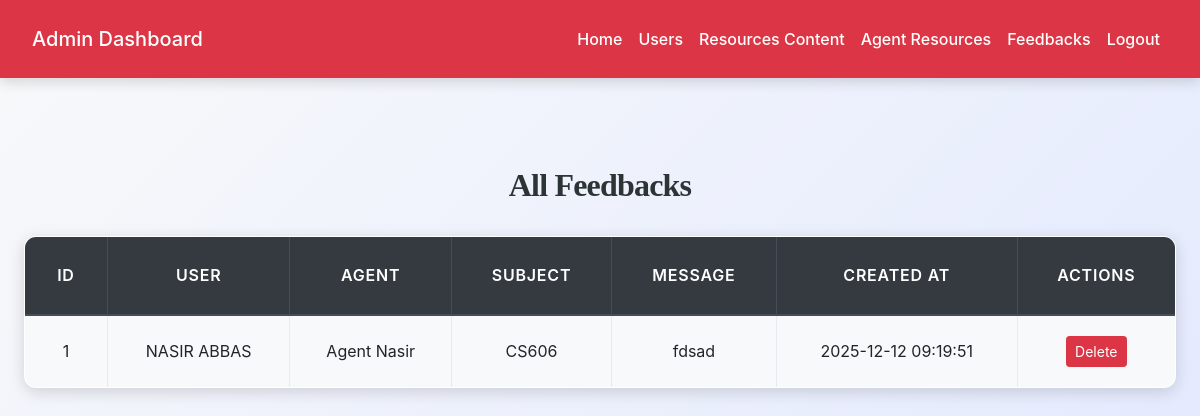
Screenshot of /admin/view_feedbacks.php (signed in) with the database file from the repository.
### tables this page shows
CREATE TABLE `feedback` (
  `id` int(11) NOT NULL,
  `user_id` int(11) NOT NULL,
  `agent_id` int(11) NOT NULL,
  `subject` varchar(255) DEFAULT NULL,
  `message` text NOT NULL,
  `created_at` timestamp NOT NULL DEFAULT current_timestamp()
);

CREATE TABLE `users` (
  `id` int(11) NOT NULL,
  `username` varchar(50) NOT NULL,
  `email` varchar(100) NOT NULL,
  `password_hash` varchar(255) NOT NULL,
  `full_name` varchar(100) DEFAULT NULL,
  `role` enum('user','agent') NOT NULL DEFAULT 'user',
  `status` enum('pending','approved','rejected') NOT NULL DEFAULT 'pending',
  `created_at` timestamp NOT NULL DEFAULT current_timestamp(),
  `updated_at` timestamp NOT NULL DEFAULT current_timestamp() ON UPDATE current_timestamp()
);

### admin/view_feedbacks.php (the view, shortened to what this page needs)
<?php
include('../config.php');
$query = "SELECT f.*, u1.full_name AS user_name, u2.full_name AS agent_name
          FROM feedback f
          LEFT JOIN users u1 ON f.user_id = u1.id
          LEFT JOIN users u2 ON f.agent_id = u2.id
          ORDER BY f.created_at DESC";
$result = mysqli_query($conn, $query);
?>
<!DOCTYPE html>
<html lang="en">
<head>
    <link rel="stylesheet" href="https://cdn.jsdelivr.net/npm/bootstrap@4.6.2/dist/css/bootstrap.min.css">
    <link rel="stylesheet" href="../css/style.css">
</head>
<body>
<?php include('admin_navbar.php'); ?>
<div class="container py-5">
    <h2 class="mb-4">All Feedbacks</h2>
    <table class="table table-bordered table-striped table-responsive-sm">
        <thead class="thead-dark">
            <tr>
                <th>ID</th>
                <th>User</th>
                <th>Agent</th>
                <th>Subject</th>
                <th>Message</th>
                <th>Created At</th>
                <th>Actions</th>
            </tr>
        </thead>
        <tbody>
        <?php if(mysqli_num_rows($result) > 0): ?>
            <?php while($row = mysqli_fetch_assoc($result)): ?>
                <tr>
                    <td><?= $row['id'] ?></td>
                    <td><?= htmlspecialchars($row['user_name']) ?></td>
                    <td><?= htmlspecialchars($row['agent_name']) ?></td>
                    <td><?= htmlspecialchars($row['subject'] ?: '-') ?></td>
                    <td><?= nl2br(htmlspecialchars($row['message'])) ?></td>
                    <td><?= $row['created_at'] ?></td>
                    <td>
                        <a href="view_feedbacks.php?delete_id=<?= $row['id'] ?>" class="btn btn-sm btn-danger" onclick="return confirm('Are you sure you want to delete this feedback?');">Delete</a>
                    </td>
                </tr>
            <?php endwhile; ?>
        <?php else: ?>
            <tr><td colspan="7" class="text-center">No feedbacks found.</td></tr>
        <?php endif; ?>
        </tbody>
    </table>
</div>
</body>
</html>

### css/style.css (style rules this page uses)
:root { --primary: #007bff; --secondary: #6c757d; --success: #28a745; --info: #17a2b8; --warning: #ffc107; --danger: #dc3545; --light: #f8f9fa; --dark: #2d3436; --accent: #ff6f61; --highlight: #6f42c1; --shadow: rgba(0, 0, 0, 0.15); --transition: all 0.3s ease-in-out; }
body { font-family: 'Inter', 'Segoe UI', Tahoma, Geneva, Verdana, sans-serif; background: linear-gradient(135deg, var(--light) 0%, #e0e7ff 100%); color: var(--dark); line-height: 1.8; margin: 0; padding: 0; min-height: 100vh; font-size: 16px; }
h1, h2, h3, h4 { text-align: center; margin: 2.5rem 0; font-family: 'Georgia', 'Times New Roman', serif; color: var(--dark); font-weight: 700; letter-spacing: -0.025em; }
h2 { font-size: 2rem; }
.container { max-width: 1200px; margin: 0 auto 3rem; padding: 0 1.5rem; }
.table { width: 100%; border-collapse: collapse; margin: 2rem 0; font-size: 1rem; background-color: #ffffff; border-radius: 12px; overflow: hidden; box-shadow: 0 4px 16px var(--shadow); transition: var(--transition); }
.table th, .table td { padding: 1.25rem; border: 1px solid #e9ecef; text-align: center; vertical-align: middle; }
.table thead th { background-color: rgb(0, 0, 0); color: white; font-weight: 600; text-transform: uppercase; letter-spacing: 0.05em; padding: 1.5rem; }
.table tbody tr { transition: var(--transition); }
.table tbody tr:nth-child(odd) { background-color: var(--light); }
a { color: var(--primary); text-decoration: none; font-weight: 500; transition: var(--transition); }

### rows the page displays
feedback: id "1", user.full_name "NASIR ABBAS", agent.full_name "Agent Nasir", subject "CS606", message "fdsad", created_at "2025-12-12 09:19:51"
